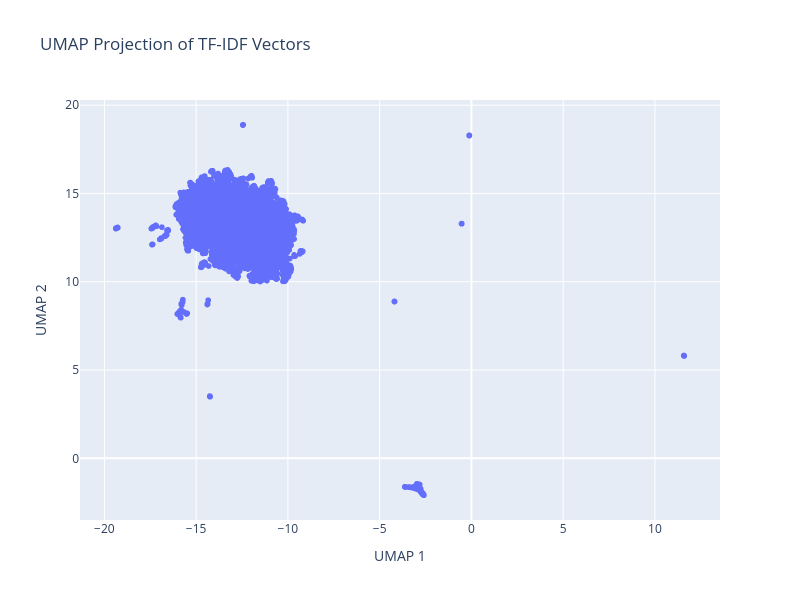

Notebook code for this chart:
### Code cell
px.scatter(
    x=embedding[:, 0],
    y=embedding[:, 1],
    title="UMAP Projection of TF-IDF Vectors",
    labels={"x": "UMAP 1", "y": "UMAP 2"},
    width=800,
    height=600,
)

### Figure 1 — Plotly figure (JSON) as saved in the notebook; plotly's stock layout.template omitted (floating-point values rounded to 4 significant figures; data arrays with more than 128 entries replaced by an {"elided": "..."} marker saying what was removed)
{"data": [{"hovertemplate": "UMAP 1=%{x}<br>UMAP 2=%{y}<extra></extra>", "legendgroup": "", "marker": {"color": "#636efa", "symbol": "circle"}, "mode": "markers", "name": "", "showlegend": false, "type": "scattergl", "x": {"elided": "7563 float values"}, "xaxis": "x", "y": {"elided": "7563 float values"}, "yaxis": "y"}], "layout": {"height": 600, "legend": {"tracegroupgap": 0}, "title": {"text": "UMAP Projection of TF-IDF Vectors"}, "width": 800, "xaxis": {"anchor": "y", "domain": [0, 1], "title": {"text": "UMAP 1"}}, "yaxis": {"anchor": "x", "domain": [0, 1], "title": {"text": "UMAP 2"}}}}
